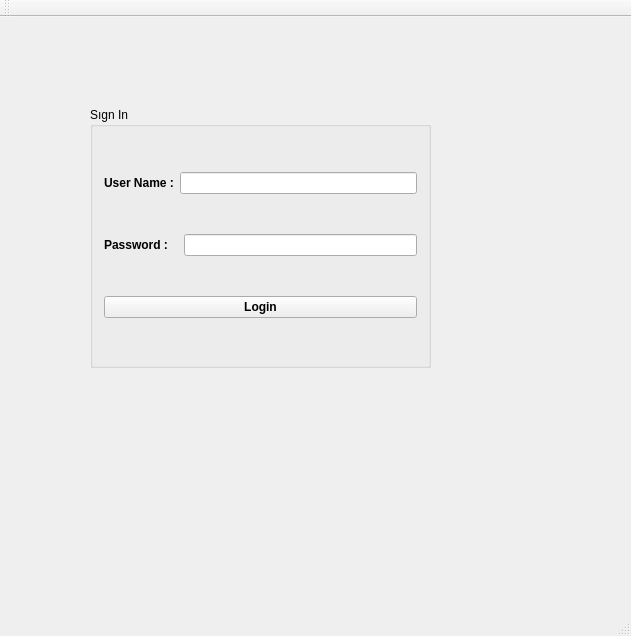
<?xml version="1.0" encoding="UTF-8"?>
<ui version="4.0">
 <class>MainWindow</class>
 <widget class="QMainWindow" name="MainWindow">
  <property name="geometry">
   <rect>
    <x>0</x>
    <y>0</y>
    <width>631</width>
    <height>636</height>
   </rect>
  </property>
  <property name="windowTitle">
   <string>MainWindow</string>
  </property>
  <widget class="QWidget" name="centralWidget">
   <widget class="QGroupBox" name="groupBox">
    <property name="geometry">
     <rect>
      <x>90</x>
      <y>90</y>
      <width>341</width>
      <height>261</height>
     </rect>
    </property>
    <property name="title">
     <string>Sıgn In</string>
    </property>
    <layout class="QVBoxLayout" name="verticalLayout">
     <item>
      <layout class="QHBoxLayout" name="horizontalLayout">
       <item>
        <widget class="QLabel" name="label">
         <property name="font">
          <font>
           <weight>75</weight>
           <bold>true</bold>
          </font>
         </property>
         <property name="text">
          <string>User Name :</string>
         </property>
        </widget>
       </item>
       <item>
        <widget class="QLineEdit" name="lineEditUserName"/>
       </item>
      </layout>
     </item>
     <item>
      <layout class="QHBoxLayout" name="horizontalLayout_2">
       <item>
        <widget class="QLabel" name="label_2">
         <property name="font">
          <font>
           <weight>75</weight>
           <bold>true</bold>
          </font>
         </property>
         <property name="text">
          <string>Password :   </string>
         </property>
        </widget>
       </item>
       <item>
        <widget class="QLineEdit" name="lineEditPassword"/>
       </item>
      </layout>
     </item>
     <item>
      <widget class="QPushButton" name="pushButtonLogin">
       <property name="font">
        <font>
         <weight>75</weight>
         <bold>true</bold>
        </font>
       </property>
       <property name="text">
        <string>Login</string>
       </property>
       <property name="flat">
        <bool>false</bool>
       </property>
      </widget>
     </item>
    </layout>
   </widget>
  </widget>
  <widget class="QMenuBar" name="menuBar">
   <property name="geometry">
    <rect>
     <x>0</x>
     <y>0</y>
     <width>631</width>
     <height>25</height>
    </rect>
   </property>
  </widget>
  <widget class="QToolBar" name="mainToolBar">
   <attribute name="toolBarArea">
    <enum>TopToolBarArea</enum>
   </attribute>
   <attribute name="toolBarBreak">
    <bool>false</bool>
   </attribute>
  </widget>
  <widget class="QStatusBar" name="statusBar"/>
 </widget>
 <layoutdefault spacing="6" margin="11"/>
 <resources/>
 <connections/>
</ui>
